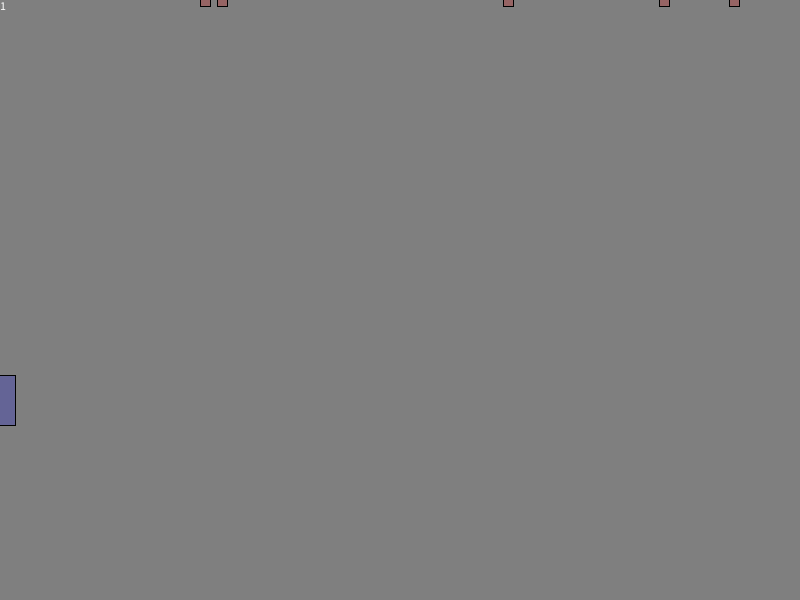
Frame 1 (no input)
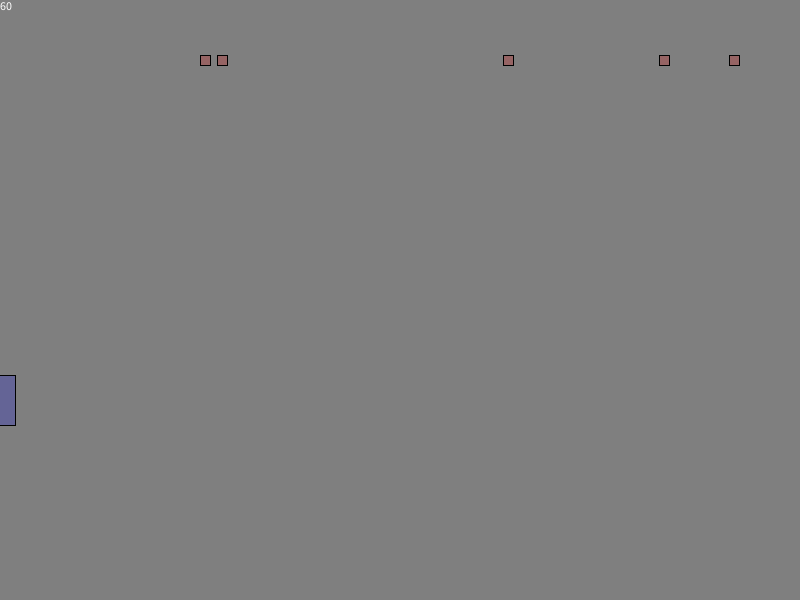
Frame 60 (the mouse pressed at the canvas centre just before this capture)
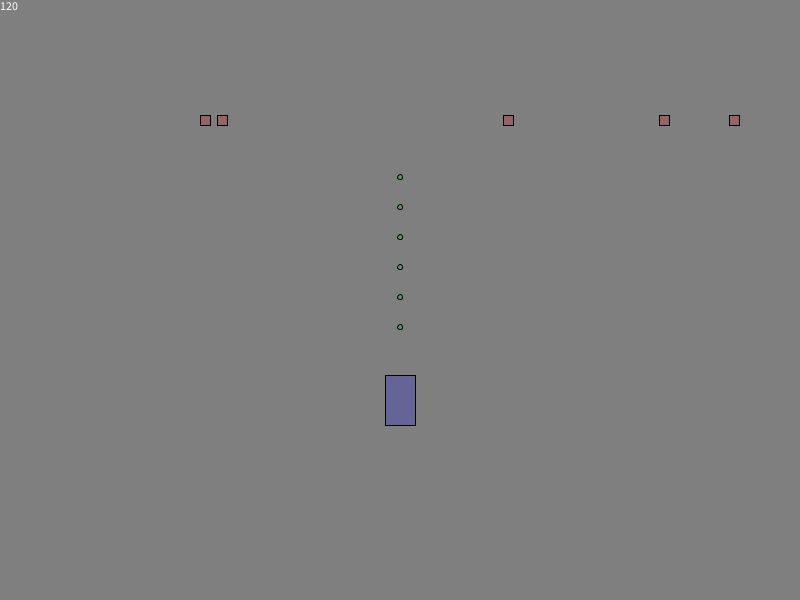
Frame 120 (the mouse held since frame 60 and released just before this capture)

The Processing sketch that drew these frames (run headless with seeded random() and noise(); from frame 60 on, the mouse is pressed at the canvas centre):

// Processing sketch: Shooting
// ── Shooting.pde
Player ship;
Projectile[] bullets = new Projectile[20]; // Max nb of bullets at a time
int enemySize = 10;

int randx() {
  return int(random(30,770));
}

float[] enemyXlocation = { randx(), randx(), randx(), randx(), randx() };
float[] enemyYlocation = { 0, 0, 0, 0, 0 };

void setup() {
  size(800,600);
  ship = new Player(color(100,100,150));
}

boolean bShooting;
int frameCounter;

void draw() {
  background(127);
  fill(255);
  text(frameCount, 0, 10);
  ship.movement();
  ship.display();
  enemyHappen();
  if (bShooting) {
    frameCounter++;
    if (frameCounter % 10 == 0) { // Adjust interval here, should be a constant...
      // Spawn another bullet
      // Too simplistic...
//~       bullet[bulletNb++] = new Projectile(color(100, 150, 100));
      for (int i = 0; i < bullets.length; i++) {
        if (bullets[i] == null) {
          bullets[i] = new Projectile(color(100, 150, 100));
          break; // Found
        }
      }
    }
  }
  for (int i = 0; i < bullets.length; i++) {
    if (bullets[i] != null) {
      if (!bullets[i].shoot()) { // Gone out of screen
        bullets[i] = null;
      }
    }
  }
}

void mousePressed() {
  bShooting = true;
}

void mouseReleased() {
  bShooting = false;
  frameCounter = 0;
}

void enemyHappen() {
  stroke(0);
  fill(150, 100, 100);
  rectMode(CENTER);
  for (int i = 0; i < enemyXlocation.length; i++) {
    enemyXlocation[i] = enemyXlocation[i];
    enemyYlocation[i] = enemyYlocation[i]+1;
    rect(enemyXlocation[i], enemyYlocation[i], enemySize, enemySize);
    if (enemyYlocation[i] > height) {
      enemyYlocation[i] = 0;
    }
  }
}

class Player {
  color c;
  float xpos;
  float ypos;

  Player(color tempC) {
    c = tempC;
  }

  void display() {
    stroke(0);
    fill(c);
    rectMode(CENTER);
    rect(xpos,ypos, 30, 50);
  }

  void movement() {
    xpos = mouseX;
    ypos = mouseY;
    if (ypos <= ((height/3)*2)) {
      ypos = ((height/3)*2);
    }
  }
}

class Projectile {
  color c;
  float projSpeed = 3;
  float projX;
  float projY;

  Projectile(color tempC) {
    c = tempC;
    projX = mouseX;
    projY = mouseY+30;
  }

  boolean shoot() {
    projY = projY - projSpeed;
    stroke(0);
    fill(100,150,100);
    ellipse(projX, projY, 5, 5);
    return projY > 0;
  }
}
